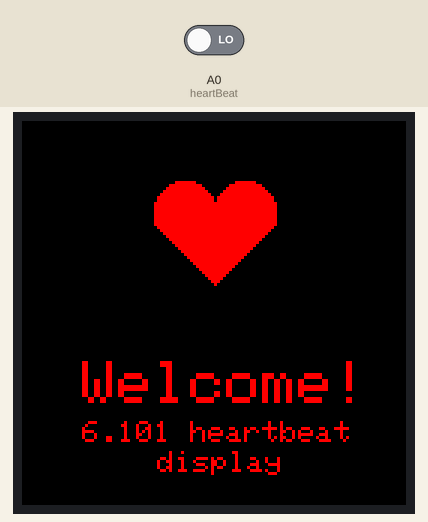
Bench run of a sketch on a simulated Teensy 3. On the bench: 128×128 colour display. The inputs (shaded band) are chosen by the test bench; at power-on: A0 (heartBeat) LOW.

Above: at 0.7 s.
3.9 s: A0 (heartBeat) driven HIGH
At 5.3 s:
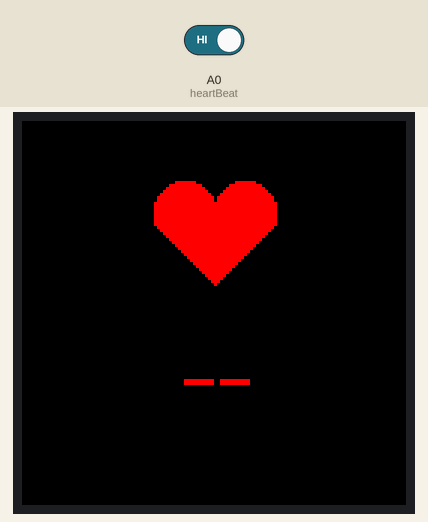
Timing chart, 0 to 6.9 s (numbered marks = the images above; inputs shaded):
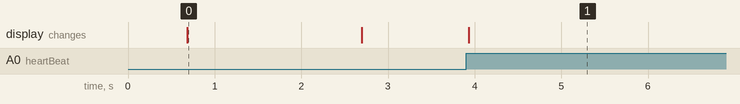

The sketch:

heartbeat_display.ino
```cpp
/************************************************************************
 * 6.101 Heartbeat Display
 * Professor: Gim Hom
 * TA: Henry Love
 *
 * Written: Jan. 9, 2019
 * Author: Henry Love (hlove@mit.edu)
 *
 * Comments:
 * Code adapted from: https://learn.adafruit.com/tap-tempo-trinket/code
 ************************************************************************/

// Libraries
#include <ST7735_t3.h>      // Hardware-specific library

// this Teensy3 native optimized version requires specific pins
#define TFT_SCLK 13  // SCLK can also use pin 14
#define TFT_MOSI 11  // MOSI can also use pin 7
#define TFT_CS   10  // CS & DC can use pins 2, 6, 9, 10, 15, 20, 21, 22, 23
#define TFT_DC    9  // but certain pairs must NOT be used: 2+10, 6+9, 20+23, 21+22
#define TFT_RST   8  // RST can use any pin
#define SD_CS     4  // CS for SD card, can use any pin

// Instantiate tft
ST7735_t3 tft = ST7735_t3(TFT_CS, TFT_DC, TFT_MOSI, TFT_SCLK, TFT_RST);

int heartBeat = 14;           // Digital pin 14 has a pushbutton (or your heartbeat) attached to it
unsigned long bpm;            // Instantaneous bpm
unsigned long averageBpm;     // Average bpm
int prevState;                // Value of last digitalRead()
unsigned long prevBeat = 0L;  // Time of last button tap/heartbeat
int windowSize = 5;           // Moving average window size; max is 20
int pastBpm[20] = {};         // Array of past beat rates (for moving average with max window size of 20); behaves like a queue
int arrayIndex = 0;           // Array index
int arraySum = 0;             // Array sum
bool displayFlag = true;      // To prevent display strobing
bool debugging = false;       // To print debugging information to serial monitor

// The setup routine runs once when you press reset:
void setup() {
  Serial.begin(9600);                 // Initialize serial communication at 9600 bits per second
  pinMode(SD_CS, INPUT_PULLUP);       // Don't touch the SD card
  pinMode(heartBeat, INPUT);          // Make the button/heartbeat pin an input
  prevState = digitalRead(heartBeat); // Initialize state
  tft.initR(INITR_144GREENTAB);       // Use this initializer for green tab 1.44" TFT
  tft.fillScreen(ST7735_BLACK);       // Clear TFT display
  delay(500);
  // Draw heart
  tft.fillScreen(ST7735_BLACK);
  tft.fillCircle(54, 30, 10, ST7735_RED);
  tft.fillCircle(74, 30, 10, ST7735_RED);
  tft.fillTriangle(44, 34, 84, 34, 64, 54, ST7735_RED);
  // Write welcome text
  tft.setCursor(20, 80);
  tft.setTextColor(ST7735_RED);
  tft.setTextSize(2);
  tft.println("Welcome!");
  tft.setCursor(20, 100);
  tft.setTextSize(1);
  tft.println("6.101 heartbeat");
  tft.setCursor(45, 110);
  tft.println("display");
  delay(2000);
}

// Waits for change in button/heartbeat state and returns time of change
static unsigned long debounce() {
  uint8_t b;
  unsigned long start, last;
  long d;

  start = micros();

  for (;;) {
    last = micros();
    while ((b = digitalRead(heartBeat)) != prevState) { // State changed?
      if ((micros() - last) > 25000L) {                 // Sustained > 25 mS?
        prevState = b;                                  // Save new state
        displayFlag = true;                             // Toggle display flag
        return last;                                    // Return time of change
      }
    }                                                   // Else button/heartbeat unchanged...do other things...
    d = (last - start) - 4000000L;                      // Function start time minus 4 sec
    if (d > 0) {                                        // > 4 sec with no button/heartbeat change?
      pastBpm[0] = {};                                  // Reset bpm array
      prevBeat = 0L;                                    // Reset prevBeat
      arrayIndex = 0;                                   // Reset arrayIndex
      arraySum = 0;                                     // Reset arraySum
    }
    // If no prior tap has been registered, program is waiting
    // for initial tap.  If human is connected, call 911.
    if (!prevBeat) {
      if (debugging) {                                  // Print to serial monitor if in debugging mode
        Serial.println("Waiting for heartbeat...");
      }
      if (displayFlag) {                                // Check if display needs to be refreshed
        displayFlag = false;
        // Clear text
        tft.fillRoundRect(0, 75, 128, 50, 0, ST7735_BLACK);
        // Hollow heart
        tft.fillCircle(54, 30, 8, ST7735_BLACK);
        tft.fillCircle(74, 30, 8, ST7735_BLACK);
        tft.fillTriangle(47, 34, 81, 34, 64, 51, ST7735_BLACK);
        tft.fillRoundRect(46, 30, 37, 4, 0, ST7735_BLACK);
        // Text
        tft.setCursor(42, 80);
        tft.setTextColor(ST7735_RED);
        tft.setTextSize(2);
        tft.println("Dead");
        tft.setCursor(10, 100);
        tft.setTextSize(1);
        tft.println("or not connected...");
      }
    }
  }
}

void loop() {
  unsigned long t;
  t = debounce();                                 // Wait for new button/heartbeat state
  if (prevState == HIGH) {                        // Low-to-high (button tap/heartbeat)?
    if (prevBeat) {                               // Button tapped/heart pulsed before?
      bpm = 60000000L / (t - prevBeat);           // bpm
      if (arrayIndex < windowSize) {              // Append to pastBpm if number of samples is less than windowSize
        pastBpm[arrayIndex] = bpm;
        arrayIndex++;                             // Increment arrayIndex
        arraySum += bpm;                          // Increase arraySum
        }
      else {                                      // Otherwise, array is at capacity...
        arraySum -= pastBpm[0];                   // Subtract oldest sample from arraySum
        arraySum += bpm;                          // Add new sample to arraySum
        for (int i=0; i < windowSize - 1; i++) {  // Shift pastBpm values
          pastBpm[i] = pastBpm[i+1];
        }
        pastBpm[windowSize - 1] = bpm;            // Add new sample to pastBpm array
      }
      averageBpm = arraySum/arrayIndex;           // Calculate moving average
      if (debugging) {                            // Print to serial monitor if in debugging mode
        Serial.println("Array: ");
        for (int i=0; i < arrayIndex; i++) {
            Serial.println(pastBpm[i]);
        }
        Serial.print("Array Sum: ");
        Serial.println(arraySum);
        Serial.print("Number of Samples: ");
        Serial.println(arrayIndex);
        Serial.print("Avg BPM: ");
        Serial.println(averageBpm);
        Serial.println("#####################");
      }
      // Clear text
      tft.fillRoundRect(0, 75, 128, 50, 0, ST7735_BLACK);
      // Write text and center it
      if (averageBpm > 99) {
        tft.setCursor(48, 80);
      }
      else {
        tft.setCursor(54, 80);
      }
      tft.setTextColor(ST7735_RED);
      tft.setTextSize(2);
      tft.println(averageBpm);
    }
    else {                                        // First tap
      if (debugging) {                            // Print to serial monitor if in debugging mode
        Serial.println("Recognized initial tap...");
      }
      // Fill heart
      tft.fillCircle(54, 30, 8, ST7735_RED);
      tft.fillCircle(74, 30, 8, ST7735_RED);
      tft.fillTriangle(47, 34, 81, 34, 64, 51, ST7735_RED);
      tft.fillRoundRect(46, 30, 37, 4, 0, ST7735_RED);
      // Clear text
      tft.fillRoundRect(0, 75, 128, 50, 0, ST7735_BLACK);
      // Write text
      tft.setCursor(54, 80);
      tft.setTextColor(ST7735_RED);
      tft.setTextSize(2);
      tft.println("--");
    }
    prevBeat = t;                                 // Record time of last tap
  }
}
```

Measured:
- after the input at 3.9 s, the display: changes at once (image 1)
- what the display in image 0 shows lasts 2.0 s, from 0.7 s to 2.7 s
